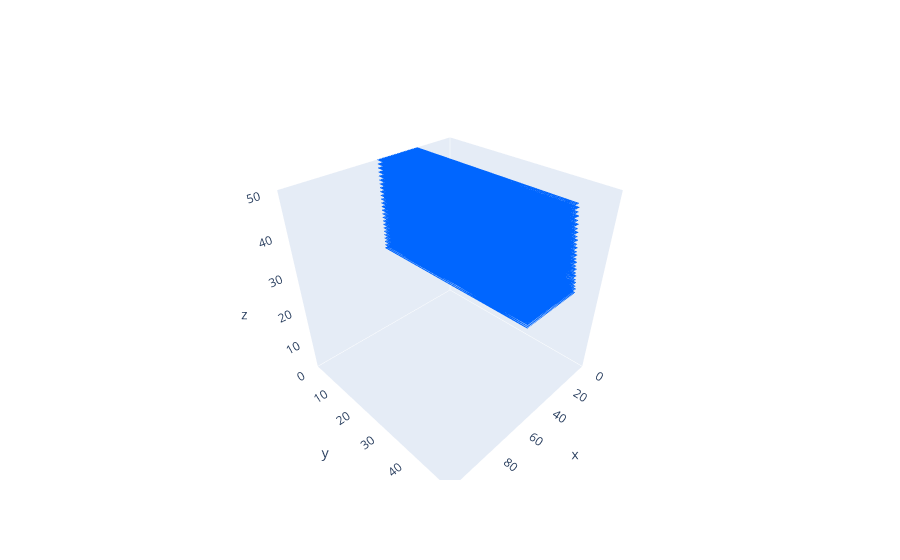

The cell this chart's notebook holds for it:
### Code cell
test_unavailable_space(car_model=car_model, data=data, ratio_height=0.5, ratio_depth=0.5, rate_of_slant=2)

### Figure 1 — Plotly figure (JSON) as saved in the notebook; plotly's stock layout.template omitted (floating-point values rounded to 4 significant figures; data arrays with more than 128 entries replaced by an {"elided": "..."} marker saying what was removed)
{"data": [{"line": {"color": "#0066FF", "width": 2}, "mode": "lines", "type": "scatter3d", "x": {"elided": "44200 int values"}, "y": {"elided": "44200 int values"}, "z": {"elided": "44200 int values"}}], "layout": {"scene": {"aspectmode": "cube", "xaxis": {"range": [0, 109], "showgrid": false, "showspikes": false, "type": "linear"}, "yaxis": {"range": [0, 52], "showgrid": false, "showspikes": false, "type": "linear"}, "zaxis": {"range": [0, 50], "showgrid": false, "showspikes": false, "type": "linear"}}}}
